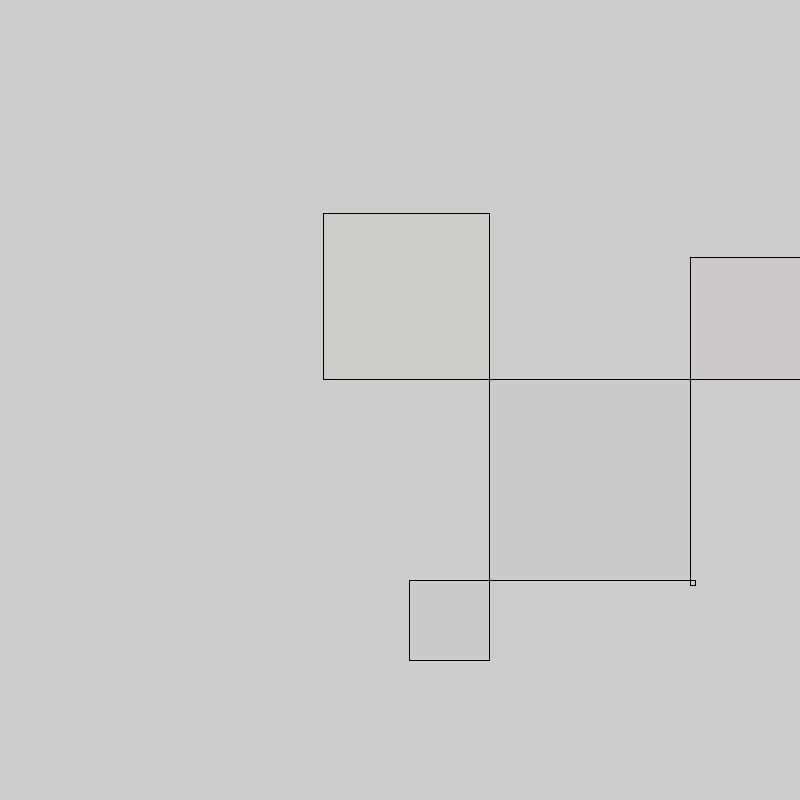
Frame 1 (no input)
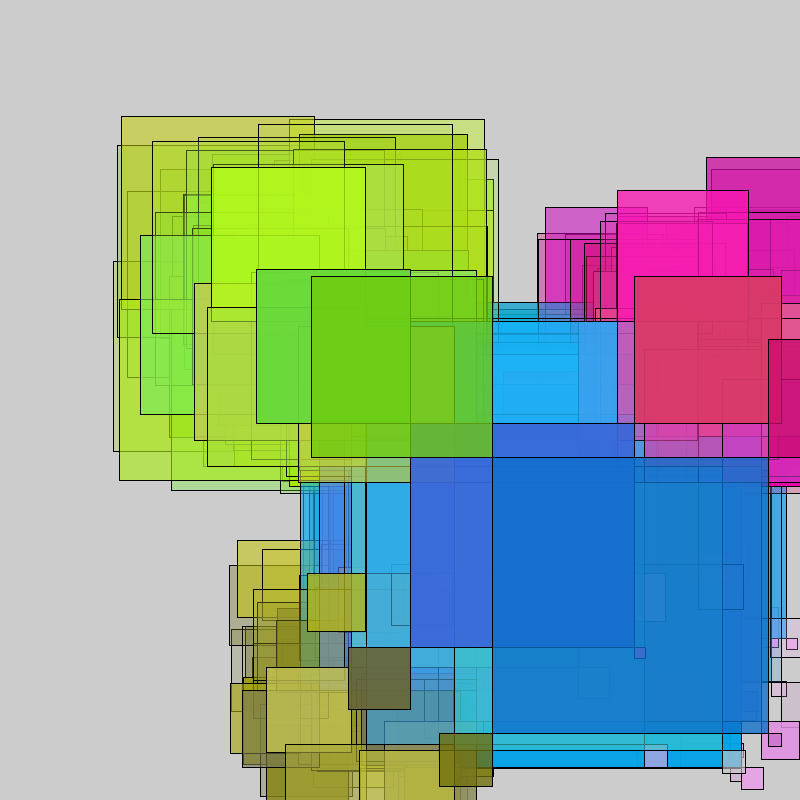
Frame 60 (the mouse pressed at the canvas centre just before this capture)
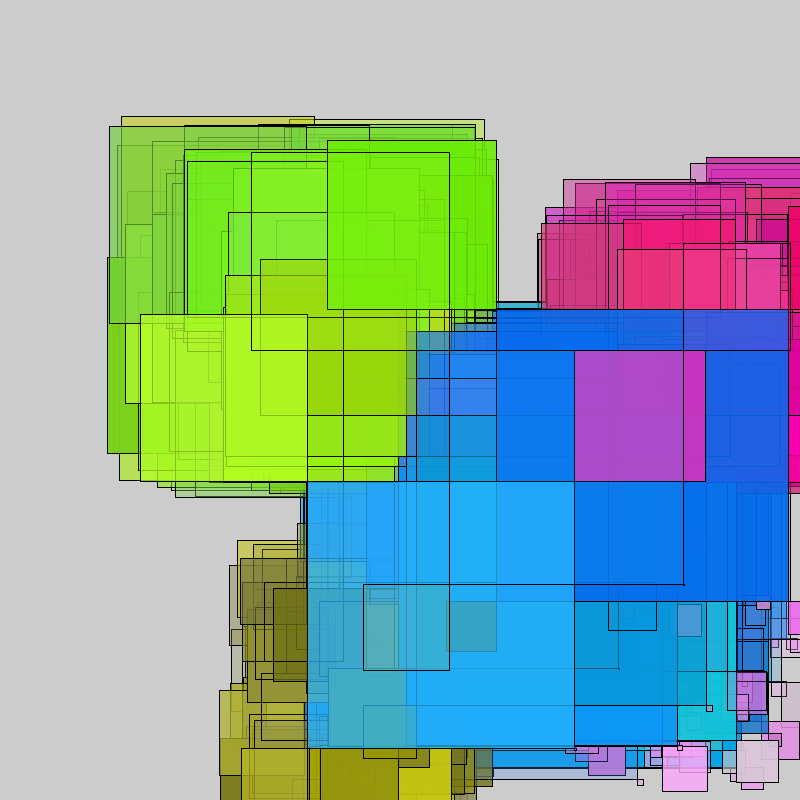
Frame 120 (the mouse held since frame 60 and released just before this capture)

The Processing sketch that drew these frames (run headless with seeded random() and noise(); from frame 60 on, the mouse is pressed at the canvas centre):

// Processing sketch: processing_133461
// ── processing_133461.pde

int rect1 = round( random(200,300) );
int rect2 = round( random(150,199) );
int rect3 = round( random(100,149) );
int rect4 = round( random(50,99) );
int rect5 = round( random(1,49) );

int xPosition1 = round( random(0,800) );
int yPosition1 = round( random(0,800) );

int trans = round( random(0,255) );

int fillx = round( random(0,100) );
int filly = round( random(101,200) );
int fillz = round( random(201,255) );

void setup() {
  size(800, 800);
}

void draw() {
  
  
rect1 = int(random(200,300));
rect2 = int(random(150,199));
rect3 = int(random(100,149));
rect4 = int(random(50,99));
rect5 = int(random(1,49));

xPosition1 = int(random(300,500));
yPosition1 = int(random(300,500));

trans = int(random(0,255));

fillx = int(random(0,100));
filly = int(random(101,200));
fillz = int(random(201,255));
  
  
  fill(fillx, filly, fillz, trans);
  rect(xPosition1, yPosition1, rect1, rect1);

  fill(filly, fillz, fillx, trans);
  rect(xPosition1-rect2, yPosition1-rect2, rect2, rect2);

  fill(fillz, fillx, filly, trans);
  rect(xPosition1+rect1, yPosition1-rect3, rect3, rect3);

  fill(filly, filly, fillx, trans);
  rect(xPosition1-rect4, yPosition1+rect1, rect4, rect4);

  fill(fillz, filly, fillz, trans);
  rect(xPosition1+rect1, yPosition1+rect1, rect5, rect5);
  
}
